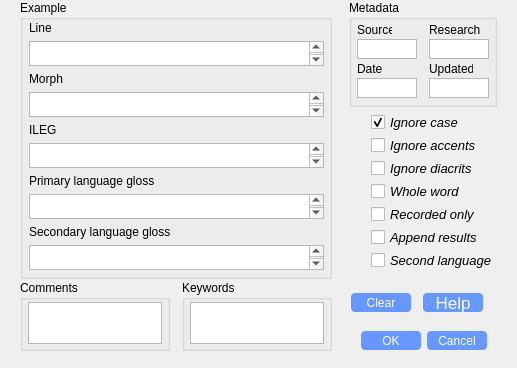
<?xml version="1.0" encoding="UTF-8"?>
<ui version="4.0">
 <class>SearchExamples</class>
 <widget class="QDialog" name="SearchExamples">
  <property name="geometry">
   <rect>
    <x>0</x>
    <y>0</y>
    <width>517</width>
    <height>368</height>
   </rect>
  </property>
  <property name="windowTitle">
   <string>Dialog</string>
  </property>
  <property name="toolTip">
   <string>select search help (?) button for instructions</string>
  </property>
  <property name="styleSheet">
   <string notr="true">QPushButton {
	max-height: 19px;
	min-height: 19px;
	max-width: 60px;
	min-width: 60px;
	background: #6698FF;
	color: white;    
	border: 0px solid black;
	border-radius: 4px;
    	padding: 0 0 0 0;
    	margin: 0 0 0 0;
}

QPushButton:pressed {
	background: #1E90FF;
	border: 2px outset #E6E6FA;
}

QPushButton:disabled {
	background: #E6E6FA;
	border: 0px outset #E6E6FA;
}</string>
  </property>
  <widget class="QDialogButtonBox" name="buttonBox">
   <property name="geometry">
    <rect>
     <x>345</x>
     <y>325</y>
     <width>142</width>
     <height>32</height>
    </rect>
   </property>
   <property name="orientation">
    <enum>Qt::Horizontal</enum>
   </property>
   <property name="standardButtons">
    <set>QDialogButtonBox::Cancel|QDialogButtonBox::Ok</set>
   </property>
  </widget>
  <widget class="QGroupBox" name="groupBox">
   <property name="geometry">
    <rect>
     <x>349</x>
     <y>0</y>
     <width>148</width>
     <height>107</height>
    </rect>
   </property>
   <property name="title">
    <string>Metadata</string>
   </property>
   <widget class="QPlainTextEdit" name="Source">
    <property name="geometry">
     <rect>
      <x>8</x>
      <y>39</y>
      <width>60</width>
      <height>20</height>
     </rect>
    </property>
    <property name="font">
     <font>
      <pointsize>9</pointsize>
     </font>
    </property>
    <property name="verticalScrollBarPolicy">
     <enum>Qt::ScrollBarAlwaysOff</enum>
    </property>
   </widget>
   <widget class="QPlainTextEdit" name="Researcher">
    <property name="geometry">
     <rect>
      <x>80</x>
      <y>39</y>
      <width>60</width>
      <height>20</height>
     </rect>
    </property>
    <property name="font">
     <font>
      <pointsize>9</pointsize>
     </font>
    </property>
    <property name="verticalScrollBarPolicy">
     <enum>Qt::ScrollBarAlwaysOff</enum>
    </property>
   </widget>
   <widget class="QPlainTextEdit" name="Date">
    <property name="geometry">
     <rect>
      <x>8</x>
      <y>78</y>
      <width>60</width>
      <height>20</height>
     </rect>
    </property>
    <property name="font">
     <font>
      <pointsize>9</pointsize>
     </font>
    </property>
    <property name="verticalScrollBarPolicy">
     <enum>Qt::ScrollBarAlwaysOff</enum>
    </property>
   </widget>
   <widget class="QPlainTextEdit" name="Updated">
    <property name="geometry">
     <rect>
      <x>80</x>
      <y>78</y>
      <width>60</width>
      <height>20</height>
     </rect>
    </property>
    <property name="font">
     <font>
      <pointsize>9</pointsize>
     </font>
    </property>
    <property name="verticalScrollBarPolicy">
     <enum>Qt::ScrollBarAlwaysOff</enum>
    </property>
   </widget>
   <widget class="QLabel" name="label">
    <property name="geometry">
     <rect>
      <x>8</x>
      <y>22</y>
      <width>35</width>
      <height>16</height>
     </rect>
    </property>
    <property name="font">
     <font>
      <pointsize>9</pointsize>
     </font>
    </property>
    <property name="text">
     <string>Source</string>
    </property>
   </widget>
   <widget class="QLabel" name="label_2">
    <property name="geometry">
     <rect>
      <x>80</x>
      <y>22</y>
      <width>51</width>
      <height>16</height>
     </rect>
    </property>
    <property name="font">
     <font>
      <pointsize>9</pointsize>
     </font>
    </property>
    <property name="text">
     <string>Researcher</string>
    </property>
   </widget>
   <widget class="QLabel" name="label_3">
    <property name="geometry">
     <rect>
      <x>8</x>
      <y>61</y>
      <width>35</width>
      <height>16</height>
     </rect>
    </property>
    <property name="font">
     <font>
      <pointsize>9</pointsize>
     </font>
    </property>
    <property name="text">
     <string>Date</string>
    </property>
   </widget>
   <widget class="QLabel" name="label_4">
    <property name="geometry">
     <rect>
      <x>80</x>
      <y>61</y>
      <width>44</width>
      <height>16</height>
     </rect>
    </property>
    <property name="font">
     <font>
      <pointsize>9</pointsize>
     </font>
    </property>
    <property name="text">
     <string>Updated</string>
    </property>
   </widget>
  </widget>
  <widget class="QGroupBox" name="groupBox_2">
   <property name="geometry">
    <rect>
     <x>20</x>
     <y>280</y>
     <width>150</width>
     <height>71</height>
    </rect>
   </property>
   <property name="title">
    <string>Comments</string>
   </property>
   <widget class="QPlainTextEdit" name="Comments">
    <property name="geometry">
     <rect>
      <x>8</x>
      <y>22</y>
      <width>134</width>
      <height>42</height>
     </rect>
    </property>
   </widget>
  </widget>
  <widget class="QGroupBox" name="groupBox_3">
   <property name="geometry">
    <rect>
     <x>182</x>
     <y>280</y>
     <width>150</width>
     <height>71</height>
    </rect>
   </property>
   <property name="title">
    <string>Keywords</string>
   </property>
   <widget class="QPlainTextEdit" name="Keywords">
    <property name="geometry">
     <rect>
      <x>8</x>
      <y>22</y>
      <width>134</width>
      <height>42</height>
     </rect>
    </property>
   </widget>
  </widget>
  <widget class="QGroupBox" name="groupBox_4">
   <property name="geometry">
    <rect>
     <x>20</x>
     <y>0</y>
     <width>312</width>
     <height>279</height>
    </rect>
   </property>
   <property name="title">
    <string>Example</string>
   </property>
   <widget class="QWidget" name="verticalLayoutWidget">
    <property name="geometry">
     <rect>
      <x>1</x>
      <y>15</y>
      <width>311</width>
      <height>262</height>
     </rect>
    </property>
    <layout class="QVBoxLayout" name="verticalLayout">
     <property name="spacing">
      <number>0</number>
     </property>
     <property name="leftMargin">
      <number>8</number>
     </property>
     <property name="rightMargin">
      <number>8</number>
     </property>
     <item>
      <widget class="QLabel" name="label_5">
       <property name="maximumSize">
        <size>
         <width>16777215</width>
         <height>16</height>
        </size>
       </property>
       <property name="font">
        <font>
         <pointsize>9</pointsize>
        </font>
       </property>
       <property name="text">
        <string>Line</string>
       </property>
      </widget>
     </item>
     <item>
      <widget class="QPlainTextEdit" name="Line">
       <property name="minimumSize">
        <size>
         <width>295</width>
         <height>25</height>
        </size>
       </property>
       <property name="maximumSize">
        <size>
         <width>295</width>
         <height>25</height>
        </size>
       </property>
       <property name="font">
        <font>
         <pointsize>11</pointsize>
        </font>
       </property>
      </widget>
     </item>
     <item>
      <widget class="QLabel" name="label_6">
       <property name="maximumSize">
        <size>
         <width>16777215</width>
         <height>16</height>
        </size>
       </property>
       <property name="font">
        <font>
         <pointsize>9</pointsize>
        </font>
       </property>
       <property name="text">
        <string>Morph</string>
       </property>
      </widget>
     </item>
     <item>
      <widget class="QPlainTextEdit" name="Morph">
       <property name="maximumSize">
        <size>
         <width>295</width>
         <height>25</height>
        </size>
       </property>
       <property name="font">
        <font>
         <pointsize>11</pointsize>
        </font>
       </property>
      </widget>
     </item>
     <item>
      <widget class="QLabel" name="label_7">
       <property name="maximumSize">
        <size>
         <width>16777215</width>
         <height>16</height>
        </size>
       </property>
       <property name="font">
        <font>
         <pointsize>9</pointsize>
        </font>
       </property>
       <property name="text">
        <string>ILEG</string>
       </property>
      </widget>
     </item>
     <item>
      <widget class="QPlainTextEdit" name="ILEG">
       <property name="maximumSize">
        <size>
         <width>295</width>
         <height>25</height>
        </size>
       </property>
       <property name="font">
        <font>
         <pointsize>11</pointsize>
        </font>
       </property>
      </widget>
     </item>
     <item>
      <widget class="QLabel" name="label_8">
       <property name="maximumSize">
        <size>
         <width>16777215</width>
         <height>16</height>
        </size>
       </property>
       <property name="font">
        <font>
         <pointsize>9</pointsize>
        </font>
       </property>
       <property name="text">
        <string>Primary language gloss</string>
       </property>
      </widget>
     </item>
     <item>
      <widget class="QPlainTextEdit" name="L1Gloss">
       <property name="maximumSize">
        <size>
         <width>295</width>
         <height>25</height>
        </size>
       </property>
       <property name="font">
        <font>
         <pointsize>11</pointsize>
        </font>
       </property>
      </widget>
     </item>
     <item>
      <widget class="QLabel" name="label_9">
       <property name="maximumSize">
        <size>
         <width>16777215</width>
         <height>16</height>
        </size>
       </property>
       <property name="font">
        <font>
         <pointsize>9</pointsize>
        </font>
       </property>
       <property name="text">
        <string>Secondary language gloss</string>
       </property>
      </widget>
     </item>
     <item>
      <widget class="QPlainTextEdit" name="L2Gloss">
       <property name="maximumSize">
        <size>
         <width>295</width>
         <height>25</height>
        </size>
       </property>
       <property name="font">
        <font>
         <pointsize>11</pointsize>
        </font>
       </property>
      </widget>
     </item>
    </layout>
   </widget>
  </widget>
  <widget class="QWidget" name="verticalLayoutWidget_2">
   <property name="geometry">
    <rect>
     <x>371</x>
     <y>114</y>
     <width>130</width>
     <height>155</height>
    </rect>
   </property>
   <layout class="QVBoxLayout" name="verticalLayout_2">
    <item>
     <widget class="QCheckBox" name="caseBtn">
      <property name="font">
       <font>
        <pointsize>10</pointsize>
        <italic>true</italic>
       </font>
      </property>
      <property name="toolTip">
       <string>Perform case-insensitive searches</string>
      </property>
      <property name="text">
       <string>Ignore case</string>
      </property>
      <property name="checked">
       <bool>true</bool>
      </property>
     </widget>
    </item>
    <item>
     <widget class="QCheckBox" name="accentBtn">
      <property name="font">
       <font>
        <pointsize>10</pointsize>
        <italic>true</italic>
       </font>
      </property>
      <property name="toolTip">
       <string>Perform searches that ignore lexical accent.
Search term must contain no accented characters.</string>
      </property>
      <property name="text">
       <string>Ignore accents</string>
      </property>
     </widget>
    </item>
    <item>
     <widget class="QCheckBox" name="diacritBtn">
      <property name="font">
       <font>
        <pointsize>10</pointsize>
        <italic>true</italic>
       </font>
      </property>
      <property name="toolTip">
       <string>Perform searches that ignore diacritics. 
Search term must contain no diacritics.</string>
      </property>
      <property name="text">
       <string>Ignore diacrits</string>
      </property>
     </widget>
    </item>
    <item>
     <widget class="QCheckBox" name="wholeWordBtn">
      <property name="font">
       <font>
        <pointsize>10</pointsize>
        <italic>true</italic>
       </font>
      </property>
      <property name="text">
       <string>Whole word</string>
      </property>
     </widget>
    </item>
    <item>
     <widget class="QCheckBox" name="recOnlyBtn">
      <property name="font">
       <font>
        <pointsize>10</pointsize>
        <italic>true</italic>
       </font>
      </property>
      <property name="toolTip">
       <string>Find only examples with recordings</string>
      </property>
      <property name="text">
       <string>Recorded only</string>
      </property>
     </widget>
    </item>
    <item>
     <widget class="QCheckBox" name="appendBtn">
      <property name="font">
       <font>
        <pointsize>10</pointsize>
        <italic>true</italic>
       </font>
      </property>
      <property name="toolTip">
       <string>Search results will not overwrite the results
of previous searches on &quot;Search&quot; card.</string>
      </property>
      <property name="text">
       <string>Append results</string>
      </property>
     </widget>
    </item>
    <item>
     <widget class="QCheckBox" name="setLangBtn">
      <property name="font">
       <font>
        <pointsize>10</pointsize>
        <italic>true</italic>
       </font>
      </property>
      <property name="text">
       <string>Second language</string>
      </property>
     </widget>
    </item>
   </layout>
  </widget>
  <widget class="QPushButton" name="egSearchHelpBtn">
   <property name="geometry">
    <rect>
     <x>423</x>
     <y>293</y>
     <width>60</width>
     <height>19</height>
    </rect>
   </property>
   <property name="font">
    <font>
     <pointsize>13</pointsize>
    </font>
   </property>
   <property name="toolTip">
    <string>search help</string>
   </property>
   <property name="text">
    <string>Help</string>
   </property>
  </widget>
  <widget class="QPushButton" name="clearBtn">
   <property name="geometry">
    <rect>
     <x>351</x>
     <y>293</y>
     <width>60</width>
     <height>19</height>
    </rect>
   </property>
   <property name="text">
    <string>Clear</string>
   </property>
  </widget>
 </widget>
 <tabstops>
  <tabstop>Line</tabstop>
  <tabstop>Morph</tabstop>
  <tabstop>ILEG</tabstop>
  <tabstop>L1Gloss</tabstop>
  <tabstop>L2Gloss</tabstop>
  <tabstop>Comments</tabstop>
  <tabstop>Keywords</tabstop>
  <tabstop>Source</tabstop>
  <tabstop>Researcher</tabstop>
  <tabstop>Date</tabstop>
  <tabstop>Updated</tabstop>
  <tabstop>buttonBox</tabstop>
  <tabstop>caseBtn</tabstop>
  <tabstop>accentBtn</tabstop>
  <tabstop>diacritBtn</tabstop>
  <tabstop>appendBtn</tabstop>
 </tabstops>
 <resources/>
 <connections>
  <connection>
   <sender>buttonBox</sender>
   <signal>accepted()</signal>
   <receiver>SearchExamples</receiver>
   <slot>accept()</slot>
   <hints>
    <hint type="sourcelabel">
     <x>248</x>
     <y>254</y>
    </hint>
    <hint type="destinationlabel">
     <x>157</x>
     <y>274</y>
    </hint>
   </hints>
  </connection>
  <connection>
   <sender>buttonBox</sender>
   <signal>rejected()</signal>
   <receiver>SearchExamples</receiver>
   <slot>reject()</slot>
   <hints>
    <hint type="sourcelabel">
     <x>316</x>
     <y>260</y>
    </hint>
    <hint type="destinationlabel">
     <x>286</x>
     <y>274</y>
    </hint>
   </hints>
  </connection>
 </connections>
</ui>
